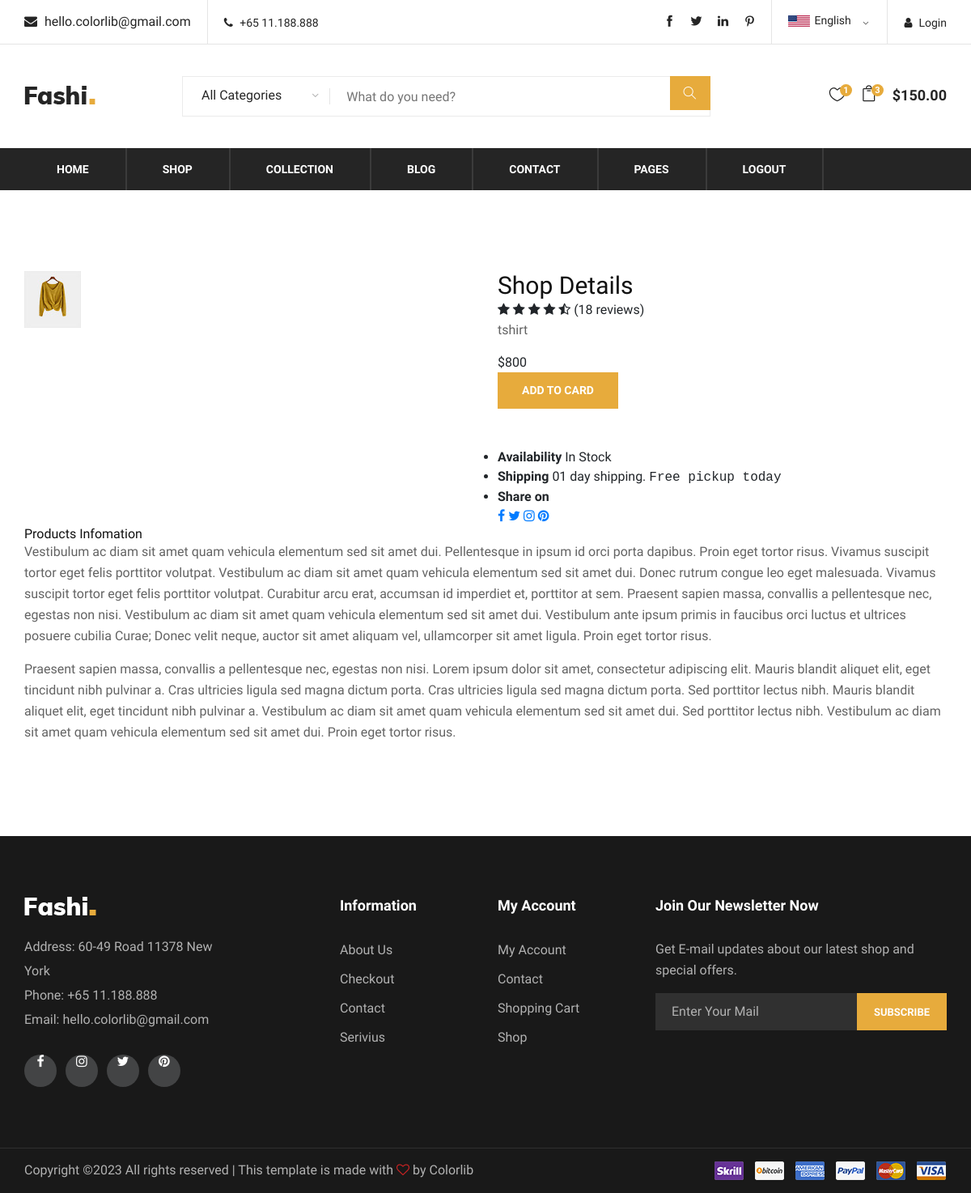
Page /blogdetails/1 on the committed database.
### myapp/models.py (models this page shows, shortened)
class Add_product(models.Model):
    main_id = models.ForeignKey(main_category,on_delete=models.CASCADE)
    user_id = models.ForeignKey(user,on_delete=models.CASCADE)
    name = models.CharField(max_length=50)
    price = models.IntegerField()
    o_price = models.IntegerField()
    que = models.IntegerField()
    IMG = models.ImageField(upload_to = 'img')

### myapp/views.py (the view)
# urls.py: path('blogdetails/<str:id>', views.blogdetails, name='blogdetails'),
def blogdetails(request,id):
    aid = Add_product.objects.filter(id=id)
    context = {
        'aid' : aid
    }
    return render(request, 'myapp/blogdetails.html',context)

### myapp/templates/myapp/blogdetails.html (shortened to what this page needs)
{% load static %}
<html lang="zxx">
<head>
    <link rel="stylesheet" href="{% static 'myapp/css/bootstrap.min.css' %}" type="text/css">
    <link rel="stylesheet" href="{% static 'myapp/css/font-awesome.min.css' %}" type="text/css">
    <link rel="stylesheet" href="{% static 'myapp/css/themify-icons.css' %}" type="text/css">
    <link rel="stylesheet" href="{% static 'myapp/css/elegant-icons.css' %}" type="text/css">
    <link rel="stylesheet" href="{% static 'myapp/css/owl.carousel.min.css' %}" type="text/css">
    <link rel="stylesheet" href="{% static 'myapp/css/nice-select.css' %}" type="text/css">
    <link rel="stylesheet" href="{% static 'myapp/css/jquery-ui.min.css' %}" type="text/css">
    <link rel="stylesheet" href="{% static 'myapp/css/slicknav.min.css' %}" type="text/css">
    <link rel="stylesheet" href="{% static 'myapp/css/style.css' %}" type="text/css">
</head>
<body>
    <header class="header-section">
        <div class="header-top">
            <div class="container">
                <div class="ht-left">
                    <div class="mail-service">
                        <i class=" fa fa-envelope"></i>
                        hello.colorlib@gmail.com
                    </div>
                    <div class="phone-service">
                        <i class=" fa fa-phone"></i>
                        +65 11.188.888
                    </div>
                </div>
                <div class="ht-right">
                    <a href="#" class="login-panel"><i class="fa fa-user"></i>Login</a>
                    <div class="lan-selector">
                    </div>
                    <div class="top-social">
                        <a href="#"><i class="ti-facebook"></i></a>
                        <a href="#"><i class="ti-twitter-alt"></i></a>
                        <a href="#"><i class="ti-linkedin"></i></a>
                        <a href="#"><i class="ti-pinterest"></i></a>
                    </div>
                </div>
            </div>
        </div>
        <div class="container">
            <div class="inner-header">
                <div class="row">
                    <div class="col-lg-2 col-md-2">
                        <div class="logo">
                            <a href="./index.html">
                                <img src="{% static 'myapp/img/logo.png' %}" alt="">
                            </a>
                        </div>
                    </div>
                    <div class="col-lg-7 col-md-7">
                        <div class="advanced-search">
                            <button type="button" class="category-btn">All Categories</button>
                            <form action="#" class="input-group">
                                <input type="text" placeholder="What do you need?">
                                <button type="button"><i class="ti-search"></i></button>
                            </form>
                        </div>
                    </div>
                    <div class="col-lg-3 text-right col-md-3">
                        <ul class="nav-right">
                            <li class="heart-icon"><a href="#">
                                    <i class="icon_heart_alt"></i>
                                    <span>1</span>
                                </a>
                            </li>
                            <li class="cart-icon"><a href="#">
                                    <i class="icon_bag_alt"></i>
                                    <span>3</span>
                                </a>
                            </li>
                            <li class="cart-price">$150.00</li>
                        </ul>
                    </div>
                </div>
            </div>
        </div>
        <div class="nav-item">
            <div class="container">
                <nav class="nav-menu mobile-menu">
                    <ul>
                        <li><a href="{% url 'index' %}">Home</a></li>
                        <li><a href="{% url 'shop' %}">Shop</a></li>
                        <li><a href="#">Collection</a>
                        </li>
                        <li><a href="{% url 'blog' %}">Blog</a></li>
                        <li><a href="{% url 'contact' %}">Contact</a></li>
                        <li><a href="#">Pages</a>
                        </li>
                        <li><a href="{% url 'logout' %}">Logout</a></li>
                    </ul>
                </nav>
            </div>
        </div>
    </header>
    <section class="product-details spad">
        <div class="container">
            <div class="row">
                <div class="col-lg-6 col-md-6">
                    {% for i in aid %}
                    <div class="product__details__pic">
                        <div class="product__details__pic__item">
                            <img class="product__details__pic__item--large"
                                src="{{i.IMG.url}}" alt="">
                        </div>
                    </div>
                </div>
                <div class="col-lg-6 col-md-6">
                    <div class="product__details__text">
                        <h3>Shop Details</h3>
                        <div class="product__details__rating">
                            <i class="fa fa-star"></i>
                            <i class="fa fa-star"></i>
                            <i class="fa fa-star"></i>
                            <i class="fa fa-star"></i>
                            <i class="fa fa-star-half-o"></i>
                            <span>(18 reviews)</span>
                        </div>
                        <p>{{i.name}}</p>
                        <div class="product__details__price">${{i.price}}</div>
                        <a href="{% url 'add_to_cart' i.id %}" class="primary-btn">ADD TO CARD</a>
                        <br>
                        <br>
                        <br>
                        <ul>
                            <li><b>Availability</b> <span>In Stock</span></li>
                            <li><b>Shipping</b> <span>01 day shipping. <samp>Free pickup today</samp></span></li>
                            <li><b>Share on</b>
                                <div class="share">
                                    <a href="#"><i class="fa fa-facebook"></i></a>
                                    <a href="#"><i class="fa fa-twitter"></i></a>
                                    <a href="#"><i class="fa fa-instagram"></i></a>
                                    <a href="#"><i class="fa fa-pinterest"></i></a>
                                </div>
                            </li>
                        </ul>
                    </div>
                    {% endfor %}
                </div>
                <div class="col-lg-12">
                    <div class="product__details__tab">
                        <div class="tab-content">
                            <div class="tab-pane active" id="tabs-1" role="tabpanel">
                                <div class="product__details__tab__desc">
                                    <h6>Products Infomation</h6>
                                    <p>Vestibulum ac diam sit amet quam vehicula elementum sed sit amet dui.
                                        Pellentesque in ipsum id orci porta dapibus. Proin eget tortor risus. Vivamus
                                        suscipit tortor eget felis porttitor volutpat. Vestibulum ac diam sit amet quam
                                        vehicula elementum sed sit amet dui. Donec rutrum congue leo eget malesuada.
                                        Vivamus suscipit tortor eget felis porttitor volutpat. Curabitur arcu erat,
                                        accumsan id imperdiet et, porttitor at sem. Praesent sapien massa, convallis a
                                        pellentesque nec, egestas non nisi. Vestibulum ac diam sit amet quam vehicula
                                        elementum sed sit amet dui. Vestibulum ante ipsum primis in faucibus orci luctus
                                        et ultrices posuere cubilia Curae; Donec velit neque, auctor sit amet aliquam
                                        vel, ullamcorper sit amet ligula. Proin eget tortor risus.</p>
                                        <p>Praesent sapien massa, convallis a pellentesque nec, egestas non nisi. Lorem
                                        ipsum dolor sit amet, consectetur adipiscing elit. Mauris blandit aliquet
                                        elit, eget tincidunt nibh pulvinar a. Cras ultricies ligula sed magna dictum
                                        porta. Cras ultricies ligula sed magna dictum porta. Sed porttitor lectus
                                        nibh. Mauris blandit aliquet elit, eget tincidunt nibh pulvinar a.
                                        Vestibulum ac diam sit amet quam vehicula elementum sed sit amet dui. Sed
                                        porttitor lectus nibh. Vestibulum ac diam sit amet quam vehicula elementum
                                        sed sit amet dui. Proin eget tortor risus.</p>
                                </div>
                            </div>
                        </div>
                    </div>
                </div>
            </div>
        </div>
    </section>
    <footer class="footer-section">
        <div class="container">
            <div class="row">
                <div class="col-lg-3">
                    <div class="footer-left">
                        <div class="footer-logo">
                            <a href="#"><img src="{% static 'myapp/img/footer-logo.png' %}" alt=""></a>
                        </div>
                        <ul>
                            <li>Address: 60-49 Road 11378 New York</li>
                            <li>Phone: +65 11.188.888</li>
                            <li>Email: hello.colorlib@gmail.com</li>
                        </ul>
                        <div class="footer-social">
                            <a href="#"><i class="fa fa-facebook"></i></a>
                            <a href="#"><i class="fa fa-instagram"></i></a>
                            <a href="#"><i class="fa fa-twitter"></i></a>
                            <a href="#"><i class="fa fa-pinterest"></i></a>
                        </div>
                    </div>
                </div>
                <div class="col-lg-2 offset-lg-1">
                    <div class="footer-widget">
                        <h5>Information</h5>
                        <ul>
                            <li><a href="#">About Us</a></li>
                            <li><a href="#">Checkout</a></li>
                            <li><a href="#">Contact</a></li>
                            <li><a href="#">Serivius</a></li>
                        </ul>
                    </div>
                </div>
                <div class="col-lg-2">
                    <div class="footer-widget">
                        <h5>My Account</h5>
                        <ul>
                            <li><a href="#">My Account</a></li>
                            <li><a href="#">Contact</a></li>
                            <li><a href="#">Shopping Cart</a></li>
                            <li><a href="#">Shop</a></li>
                        </ul>
                    </div>
                </div>
                <div class="col-lg-4">
                    <div class="newslatter-item">
                        <h5>Join Our Newsletter Now</h5>
                        <p>Get E-mail updates about our latest shop and special offers.</p>
                        <form action="#" class="subscribe-form">
                            <input type="text" placeholder="Enter Your Mail">
                            <button type="button">Subscribe</button>
                        </form>
                    </div>
                </div>
            </div>
        </div>
        <div class="copyright-reserved">
            <div class="container">
                <div class="row">
                    <div class="col-lg-12">
                        <div class="copyright-text">
Copyright &copy;<script>document.write(new Date().getFullYear());</script> All rights reserved | This template is made with <i class="fa fa-heart-o" aria-hidden="true"></i> by <a href="https://colorlib.com" target="_blank">Colorlib</a>
                        </div>
                        <div class="payment-pic">
                            <img src="{% static 'myapp/img/payment-method.png' %}" alt="">
                        </div>
                    </div>
                </div>
            </div>
        </div>
    </footer>
</body>
</html>

### rows in the picture
Add_product: IMG (picture), name "tshirt", price "800"
